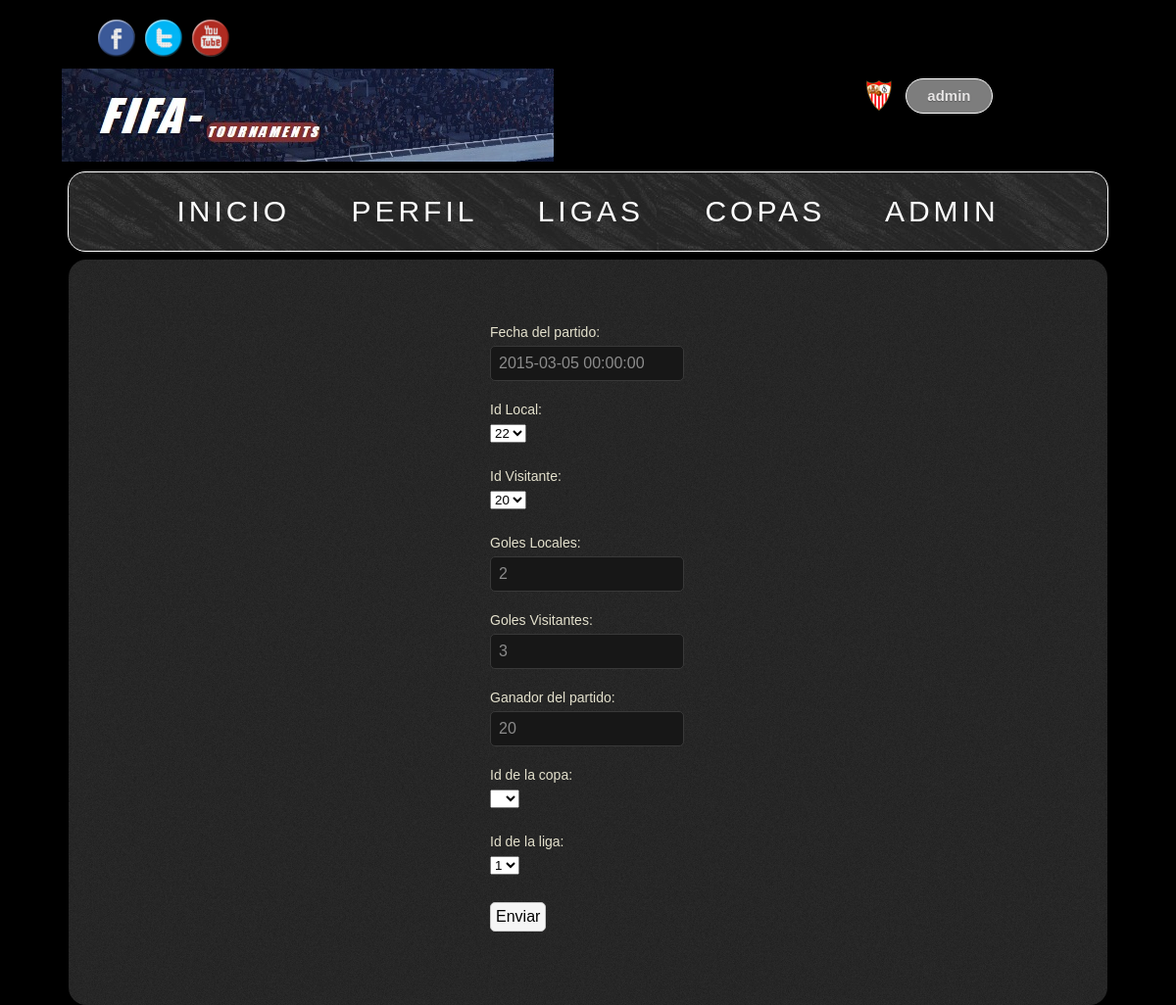
The app's page /paginas/administracion/modificarpartido.php?cod=11 (signed in) with its own data.
### tables this page shows
CREATE TABLE `partido` (
  `idpartido` int(4) NOT NULL,
  `fecpartido` datetime NOT NULL,
  `idlocal` int(4) NOT NULL,
  `idvisitante` int(4) NOT NULL,
  `golesloc` int(11) DEFAULT NULL,
  `golesvis` int(11) DEFAULT NULL,
  `ganadorpartido` int(4) DEFAULT NULL,
  `idcopa` int(4) DEFAULT NULL,
  `idliga` int(4) DEFAULT NULL
);

CREATE TABLE `jugador` (
  `idjugador` int(4) NOT NULL,
  `alias` varchar(20) NOT NULL,
  `nombre` varchar(25) DEFAULT NULL,
  `apellidos` varchar(25) DEFAULT NULL,
  `fecnac` date NOT NULL,
  `email` varchar(50) NOT NULL,
  `pais` varchar(15) DEFAULT NULL,
  `clave` varchar(40) NOT NULL,
  `equipofav` varchar(25) DEFAULT NULL,
  `administrador` tinyint(1) DEFAULT '0',
  `archivo` varchar(50) NOT NULL DEFAULT 'pordefecto.jpg',
  `temapref` varchar(10) NOT NULL DEFAULT 'original'
);

CREATE TABLE `liga` (
  `idliga` int(4) NOT NULL,
  `nombreliga` varchar(25) NOT NULL,
  `fecini` date NOT NULL,
  `fecfin` date NOT NULL,
  `premioliga` int(6) DEFAULT NULL,
  `jornadas` int(2) NOT NULL,
  `aliasganador` varchar(20) DEFAULT NULL
);

### paginas/administracion/modificarpartido.php (the view, shortened to what this page needs)
<?php
include "../cabecera3.php";
?>
<!DOCTYPE html PUBLIC "-//W3C//DTD XHTML 1.0 Strict//EN"
    "http://www.w3.org/TR/xhtml1/DTD/xhtml1-strict.dtd">
<html xmlns="http://www.w3.org/1999/xhtml" xml:lang="es" lang="es">
  <head>
<?php if(isset($_SESSION['alias'])){
	echo "<link href='../../estilos/".$_SESSION['temapref']."/cabecera.css' rel='stylesheet' type='text/css' />";
	echo "<link href='../../estilos/".$_SESSION['temapref']."/administracion.css' rel='stylesheet' type='text/css' />";
    } else {
    echo "<link href='../../estilos/1/cabecera.css' rel='stylesheet' type='text/css' />";
    echo "<link href='../../estilos/1/administracion.css' rel='stylesheet' type='text/css' />";
 } ?>
</head>
<body>
    <div class=cuerpo>
    <?php
        if (isset($_GET['cod'])) {
            $query = "SELECT * FROM partido WHERE idpartido='".$_GET['cod']."';";
            $result = mysql_query($query) or die('Consulta fallida: ' . mysql_error());
            while ($line = mysql_fetch_array($result)) {
                echo "<div class=wrapper>";
                echo "<form method='post' action='modificarpartido.php'>";
                echo "<label for='fecpartido'>Fecha del partido:</label><input class='text' name='fecpartido' value='".$line['fecpartido']."'>";
                echo "<label for='idlocal'>Id Local:</label>";
                $consulta = 'SELECT idjugador FROM jugador order by idjugador';
                $result2 = mysql_query($consulta) or die('Consulta fallida: ' . mysql_error());
                echo "<select name='idlocal'>";
                    while ($linea = mysql_fetch_array($result2, MYSQL_ASSOC)) {
                        $idlocal = $line['idlocal'];
                        echo "<option value='".$linea['idjugador']."'";
                        if ($idlocal==$linea['idjugador']) {
                            echo " selected";
                        }
                        echo ">".$linea['idjugador']."";
                    echo "</option>";
                    }
                echo "</select><br><br>";
                echo "<label for='idvisitante'>Id Visitante:</label>";
                $result2 = mysql_query($consulta) or die('Consulta fallida: ' . mysql_error());
                echo "<select name='idvisitante'>";
                    while ($linea = mysql_fetch_array($result2, MYSQL_ASSOC)) {
                        $idlocal = $line['idvisitante'];
                        echo "<option value='".$linea['idjugador']."'";
                        if ($idlocal==$linea['idjugador']) {
                            echo " selected";
                        }
                        echo ">".$linea['idjugador']."";
                    echo "</option>";
                    }
                echo "</select><br><br>";
                echo "<label for='golesloc'>Goles Locales:</label><input class='text' name='golesloc' value='".$line['golesloc']."'>";
                echo "<label for='golesvis'>Goles Visitantes:</label><input class='text' name='golesvis' value='".$line['golesvis']."'>";
                echo "<label for='ganadorpartido'>Ganador del partido:</label><input class='text' name='ganadorpartido' value='".$line['ganadorpartido']."'>";
                echo "<label for='idcopa'>Id de la copa:</label>";
                $consulta2 = 'SELECT idcopa FROM copa order by idcopa';
                $result2 = mysql_query($consulta2) or die('Consulta fallida: ' . mysql_error());
                echo "<select name='idcopa'>";
                echo "<option value=''></option>";
                    while ($linea = mysql_fetch_array($result2, MYSQL_ASSOC)) {
                        $idlocal = $line['idcopa'];
                        echo "<option value='".$linea['idcopa']."'";
                        if ($idlocal==$linea['idcopa']) {
                            echo " selected";
                        }
                        echo ">".$linea['idcopa']."";
                    echo "</option>";
                    }
                echo "</select><br><br>";
                echo "<label for='idliga'>Id de la liga:</label>";
                $consulta3 = 'SELECT idliga FROM liga order by idliga';
                $result2 = mysql_query($consulta3) or die('Consulta fallida: ' . mysql_error());
                echo "<select name='idliga'>";
                    while ($linea = mysql_fetch_array($result2, MYSQL_ASSOC)) {
                        $idlocal = $line['idliga'];
                        echo "<option value='".$linea['idliga']."'";
                        if ($idlocal==$linea['idliga']) {
                            echo " selected";
                        }
                        echo ">".$linea['idliga']."";
                    echo "</option>";
                    }
                echo "</select><br><br>";
                echo "<div><input class=submit type='submit' name='enviar' value='Enviar'><div>";
                echo "</form>";
                echo "</div>";
            }
        }
    ?>
    </div>
</body>
</html>

### estilos/1/cabecera.css (style rules this page uses)
body { background: black url(../../imagenes/fondo.jpg) no-repeat center 0 fixed; font:15px/20px Arial, Helvetica, sans-serif; }
.cuerpo { background-image: url(../../imagenes/bg.png); border-radius:18px; padding: 2em; position: absolute; top: 265px; left: 10px; right: 10px; width: 1000px; margin: 0px auto; }

### estilos/1/administracion.css (style rules this page uses)
.wrapper { width: 200px; margin: 0pt auto; padding: 2em; -moz-border-radius: 15px; -webkit-border-radius: 15px; -khtml-border-radius: 15px; }
label { display: block; color: #e4e1cd; line-height: 2em; font-size: 14px; }
input.text, input.submit { width: 90%; background-color: #171717; padding: 8px; color: #8c8c8c; border: 1px solid #393939; margin-bottom: 15px; border-radius: 5px; -moz-border-radius: 5px; -webkit-border-radius: 5px; -khtml-border-radius: 5px; font-size: 16px; }
input.submit { width: auto !Important; background: #f5f5f5; color: #000; border-color: #c8c8c8; padding: 5px; margin-top: 0.5em; }

### records on screen
partido: fecpartido "2015-03-05 00:00:00", idlocal "22", idvisitante "20", golesloc "2", golesvis "3", ganadorpartido "20", idliga "1"

### other values on screen
$_SESSION['alias'] "admin"
